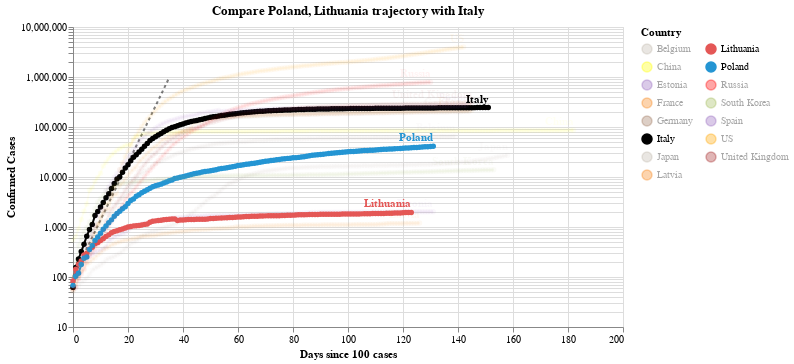

Notebook cell for this chart:
### Code cell
#hide_input
chart2 = make_since_chart(dff2, ['Poland', 'Lithuania'], baseline_countries)
chart2

### Figure 1 — Vega-Lite specification as saved in the notebook (floating-point values rounded to 4 significant figures; data arrays with more than 128 entries replaced by an {"elided": "..."} marker saying what was removed)
{"config": {"view": {"continuousWidth": 400, "continuousHeight": 300}}, "layer": [{"data": {"name": "data-628230001892d6798b50651be41d1b3e"}, "mark": {"type": "line", "color": "black", "opacity": 0.5, "strokeDash": [3, 3]}, "encoding": {"x": {"type": "quantitative", "field": "Days since 100 cases"}, "y": {"type": "quantitative", "field": "Confirmed Cases"}}}, {"data": {"name": "data-cf6274a33aa3f33e53c66ff3a066b12b"}, "mark": {"type": "line", "point": true}, "encoding": {"color": {"type": "nominal", "field": "Country", "legend": {"columns": 2}, "scale": {"domain": ["Belgium", "China", "Estonia", "France", "Germany", "Italy", "Japan", "Latvia", "Lithuania", "Poland", "Russia", "South Korea", "Spain", "US", "United Kingdom"], "range": ["#C1B7AD", "yellow", "#9467bd", "#F58518", "#9D755D", "black", "#C1B7AD", "#F58518", "#E45756", "#2495D3", "red", "#A1BA59", "#9467bd", "orange", "brown"]}}, "opacity": {"condition": {"value": 1, "selection": "selector010"}, "value": 0.05}, "tooltip": [{"type": "nominal", "field": "Country"}, {"type": "temporal", "field": "Date"}, {"type": "quantitative", "field": "Confirmed Cases"}, {"type": "quantitative", "field": "Days since 100 cases"}], "x": {"type": "quantitative", "field": "Days since 100 cases"}, "y": {"type": "quantitative", "field": "Confirmed Cases", "scale": {"type": "log"}}}, "selection": {"selector010": {"type": "multi", "fields": ["Country"], "bind": "legend", "init": [{"Country": "Poland"}, {"Country": "Lithuania"}, {"Country": "Italy"}]}}, "width": 550}, {"data": {"name": "data-cf6274a33aa3f33e53c66ff3a066b12b"}, "mark": {"type": "text", "align": "right", "dy": -8, "fontWeight": "bold"}, "encoding": {"color": {"type": "nominal", "field": "Country", "legend": {"columns": 2}, "scale": {"domain": ["Belgium", "China", "Estonia", "France", "Germany", "Italy", "Japan", "Latvia", "Lithuania", "Poland", "Russia", "South Korea", "Spain", "US", "United Kingdom"], "range": ["#C1B7AD", "yellow", "#9467bd", "#F58518", "#9D755D", "black", "#C1B7AD", "#F58518", "#E45756", "#2495D3", "red", "#A1BA59", "#9467bd", "orange", "brown"]}}, "opacity": {"condition": {"value": 1, "selection": "selector010"}, "value": 0.05}, "text": {"type": "nominal", "field": "Country"}, "tooltip": [{"type": "nominal", "field": "Country"}, {"type": "temporal", "field": "Date"}, {"type": "quantitative", "field": "Confirmed Cases"}, {"type": "quantitative", "field": "Days since 100 cases"}], "x": {"type": "quantitative", "field": "Days since 100 cases"}, "y": {"type": "quantitative", "field": "Confirmed Cases", "scale": {"type": "log"}}}, "transform": [{"filter": "(datum['Date'] >= 1595376000000)"}], "width": 550}], "title": "Compare Poland, Lithuania trajectory with Italy", "$schema": "https://vega.github.io/schema/vega-lite/v4.0.2.json", "datasets": {"data-628230001892d6798b50651be41d1b3e": [{"Days since 100 cases": 0, "Confirmed Cases": 100.0}, {"Days since 100 cases": 1, "Confirmed Cases": 130.0}, {"Days since 100 cases": 2, "Confirmed Cases": 169.0}, {"Days since 100 cases": 3, "Confirmed Cases": 219.7}, {"Days since 100 cases": 4, "Confirmed Cases": 285.6}, {"Days since 100 cases": 5, "Confirmed Cases": 371.3}, {"Days since 100 cases": 6, "Confirmed Cases": 482.7}, {"Days since 100 cases": 7, "Confirmed Cases": 627.5}, {"Days since 100 cases": 8, "Confirmed Cases": 815.7}, {"Days since 100 cases": 9, "Confirmed Cases": 1060.0}, {"Days since 100 cases": 10, "Confirmed Cases": 1379.0}, {"Days since 100 cases": 11, "Confirmed Cases": 1792.0}, {"Days since 100 cases": 12, "Confirmed Cases": 2330.0}, {"Days since 100 cases": 13, "Confirmed Cases": 3029.0}, {"Days since 100 cases": 14, "Confirmed Cases": 3937.0}, {"Days since 100 cases": 15, "Confirmed Cases": 5119.0}, {"Days since 100 cases": 16, "Confirmed Cases": 6654.0}, {"Days since 100 cases": 17, "Confirmed Cases": 8650.0}, {"Days since 100 cases": 18, "Confirmed Cases": 11250.0}, {"Days since 100 cases": 19, "Confirmed Cases": 14620.0}, {"Days since 100 cases": 20, "Confirmed Cases": 19000.0}, {"Days since 100 cases": 21, "Confirmed Cases": 24710.0}, {"Days since 100 cases": 22, "Confirmed Cases": 32120.0}, {"Days since 100 cases": 23, "Confirmed Cases": 41750.0}, {"Days since 100 cases": 24, "Confirmed Cases": 54280.0}, {"Days since 100 cases": 25, "Confirmed Cases": 70560.0}, {"Days since 100 cases": 26, "Confirmed Cases": 91730.0}, {"Days since 100 cases": 27, "Confirmed Cases": 119300.0}, {"Days since 100 cases": 28, "Confirmed Cases": 155000.0}, {"Days since 100 cases": 29, "Confirmed Cases": 201500.0}, {"Days since 100 cases": 30, "Confirmed Cases": 262000.0}, {"Days since 100 cases": 31, "Confirmed Cases": 340600.0}, {"Days since 100 cases": 32, "Confirmed Cases": 442800.0}, {"Days since 100 cases": 33, "Confirmed Cases": 575600.0}, {"Days since 100 cases": 34, "Confirmed Cases": 748300.0}, {"Days since 100 cases": 35, "Confirmed Cases": 972800.0}], "data-cf6274a33aa3f33e53c66ff3a066b12b": {"elided": "2158 records"}}}
